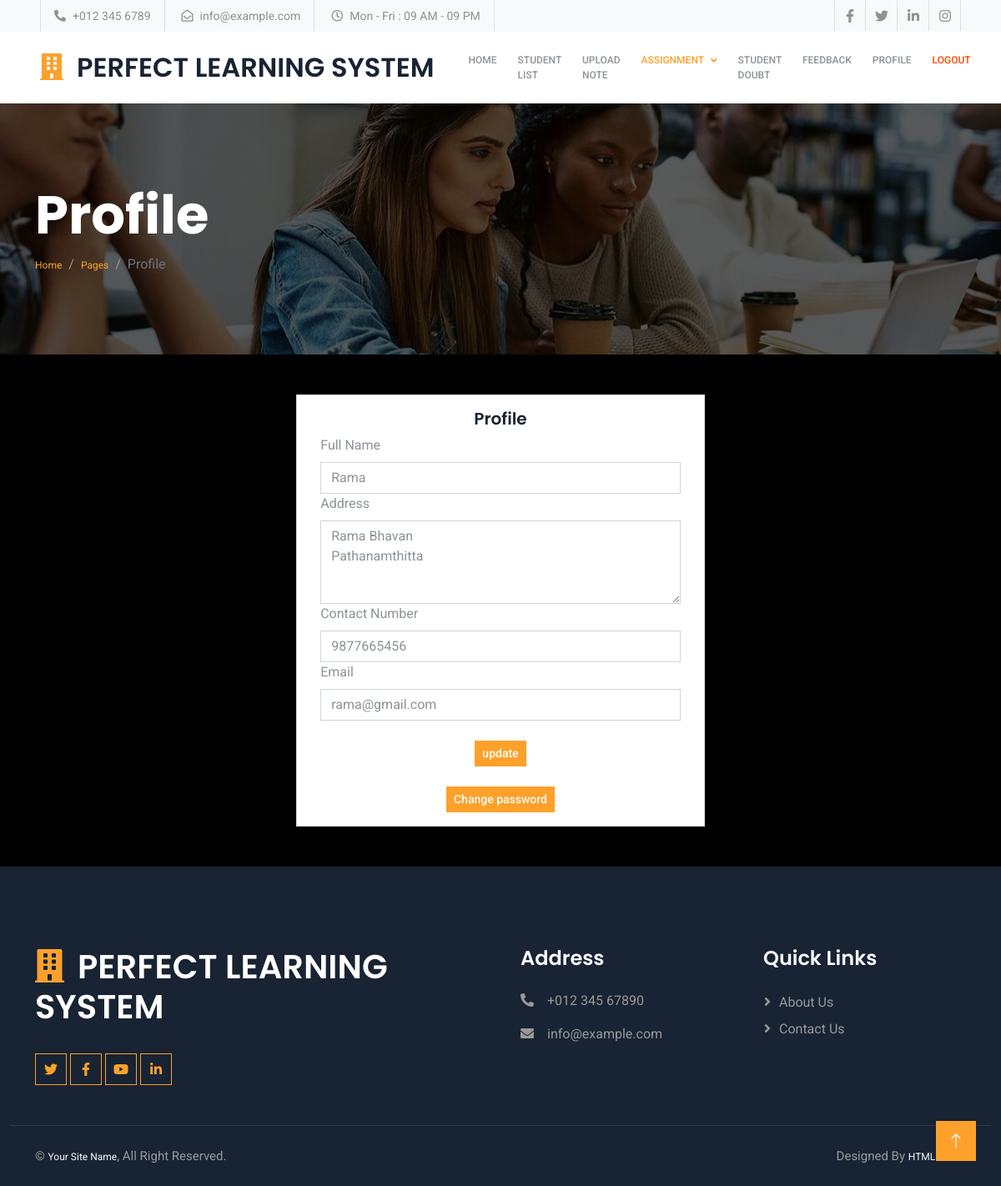
/teacher/profile.php (signed in), run on the app's committed database.
### tables this page shows
CREATE TABLE IF NOT EXISTS `tb_teacher_register` (
  `st_id` int(11) NOT NULL AUTO_INCREMENT,
  `name` varchar(40) NOT NULL,
  `address` varchar(150) NOT NULL,
  `contact_no` bigint(20) NOT NULL,
  `email` varchar(50) NOT NULL,
  `dep_id` int(11) NOT NULL,
  `sb_id` int(11) NOT NULL,
  `log_id` int(11) NOT NULL,
  PRIMARY KEY (`st_id`),
  KEY `tb_Teacher_register_log_id_e697c833_fk_tb_Login_log_id` (`log_id`)
);

### teacher/profile.php (the view, shortened to what this page needs)
<?php
include 'header.php';
include '../connection.php';
$tr_id = $_SESSION['teacher']['log_id'];
?>
<div class="container-fluid page-header py-5 mb-5 wow fadeIn" data-wow-delay="0.1s">
    <div class="container py-5">
        <h1 class="display-3 text-white animated slideInRight">Profile</h1>
        <nav aria-label="breadcrumb">
            <ol class="breadcrumb animated slideInRight mb-0">
                <li class="breadcrumb-item"><a href="#">Home</a></li>
                <li class="breadcrumb-item"><a href="#">Pages</a></li>
                <li class="breadcrumb-item active" aria-current="page">Profile</li>
            </ol>
        </nav>
    </div>
</div>
<div class="row justify-content-center">
    <div class="card" style="width: 40%;">
        <div class="card-body">
            <center><h5 class="card-title">Profile</h5></center>
            <form action="" method="post" id="myform">
                <?php
                    $sql = mysqli_query($con,"select * from tb_teacher_register where log_id='$tr_id'");
                    while($r=mysqli_fetch_array($sql)) { ?>
            <div class="col-12">
                <label for="name" class="form-label">Full Name</label>
                <input type="text" class="form-control" value="<?php echo $r['name']; ?>" id="name" name="name" required>
            </div>
            <div class="col-12">
                <label for="address" class="form-label">Address</label>
                <textarea class="form-control" style="height: 100px" id="address"  name="address" required><?php echo $r['address']; ?></textarea>
            </div>
            <div class="col-12">
                <label for="phone" class="form-label">Contact Number</label>
                <input type="number"  name="phone" class="form-control" value="<?php echo $r['contact_no']; ?>" id="phone" required>
            </div>
            <div class="col-12">
                <label for="email" class="form-label">Email</label>
                <input type="text" name="email" class="form-control" id="email" value="<?php echo $r['email']; ?>" required>
            </div><br>
            <div class="text-center">
                <input type="submit" name="submit" class="btn btn-primary btn-sm" value="update">
            </div><br>
            <?php } ?>
            <div class="text-center">
                <a href="change_password.php" class="btn btn-primary btn-sm">Change password</a>
            </div>
        </form>
        </div>
    </div>
</div>
<?php  include 'footer.php'; ?>

### static/user/css/style.css (style rules this page uses)
:root { --primary: #FDA12B; --secondary: #8D9297; --light: #F8F9FA; --dark: #182333; }
.btn { font-weight: 500; transition: .5s; }
.btn.btn-primary, .btn.btn-outline-primary:hover { color: #FFFFFF; }
.page-header { background: linear-gradient(rgba(0, 0, 0, .65), rgba(0, 0, 0, .65)), url(../img/l3.jpg) center center no-repeat; background-size: cover; }
.page-header .breadcrumb-item+.breadcrumb-item::before { color: #999999; }

### data on the page
tb_teacher_register: name "Rama", address "Rama Bhavan Pathanamthitta", phone "9877665456", email "rama@gmail.com"
